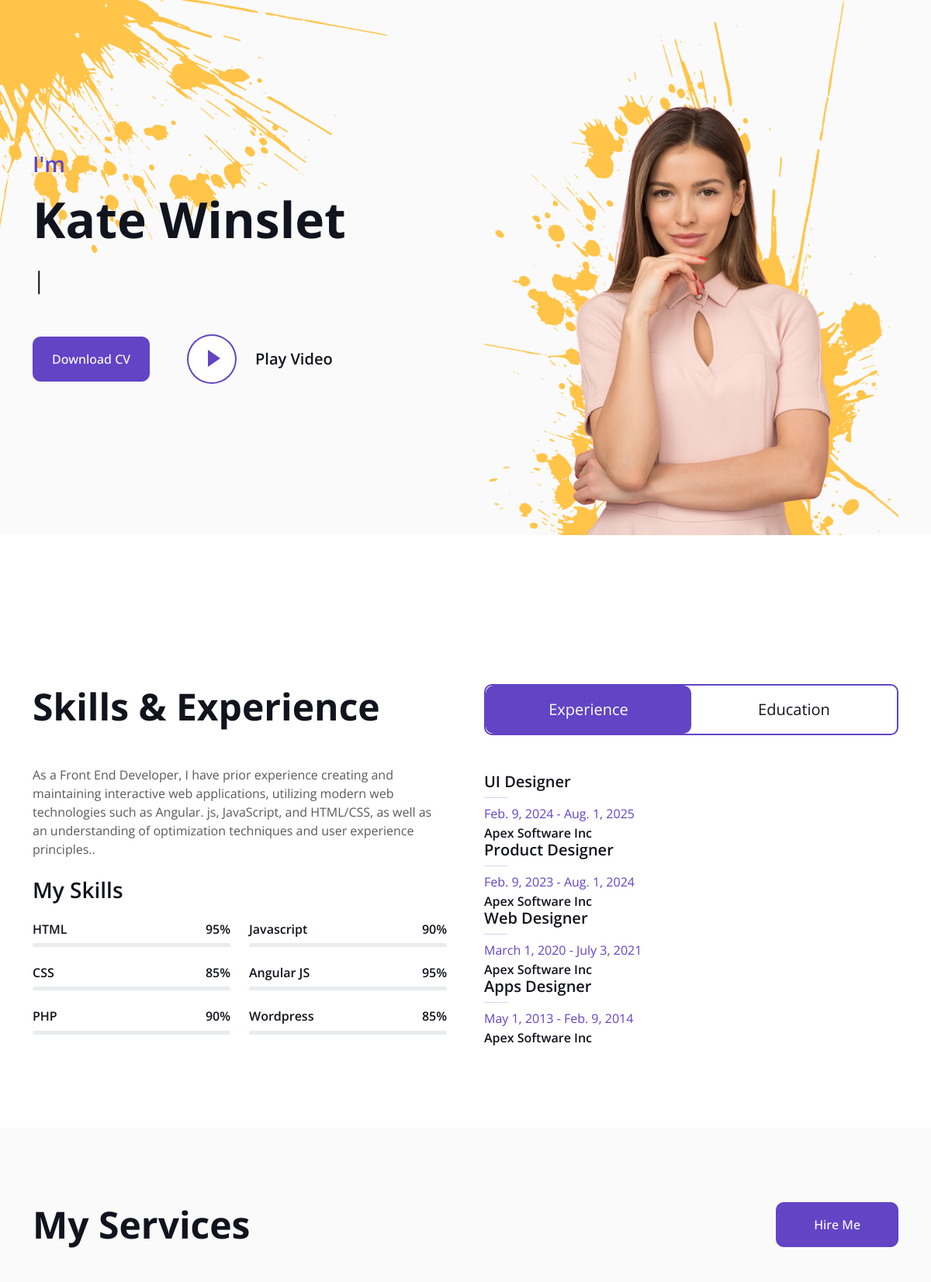
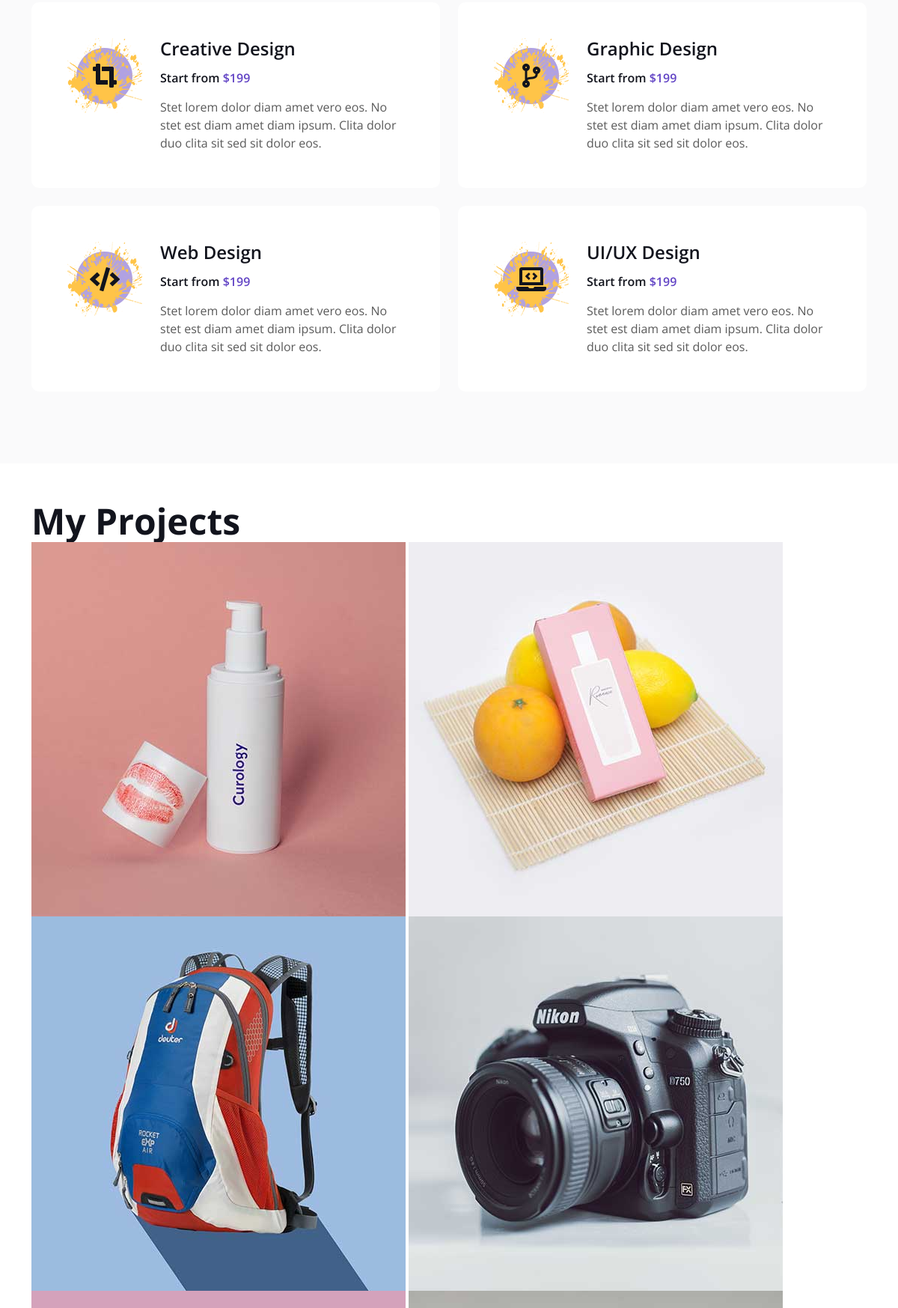
The page / (upper part) on the database its author committed (2 pictures, top to bottom).
### port_app/models.py (models this page shows, shortened)
class UserProfile(models.Model):
    username = models.CharField(max_length=200,blank=True)
    biography = models.TextField(blank=True)
    contact_email = models.EmailField(max_length=255, blank=True)
    phone_number = models.CharField(max_length=20, blank=True)
    skills = models.TextField(blank=True)

class WorkExperience(models.Model):
    company = models.CharField(max_length=100)
    position = models.CharField(max_length=100)
    start_date = models.DateField()
    end_date = models.DateField(blank=True, null=True)
    description = models.TextField()

class Image_Add(models.Model):
    image = models.ImageField(upload_to="pictures")

### port_app/views.py (the view)
# urls.py: path('', views.portfolio_showcase, name='index_page'),
def portfolio_showcase(request):
    users = UserProfile.objects.all()
    project = Project.objects.all()
    certification = Certification.objects.all()
    experience = WorkExperience.objects.all()
    pic = Image_Add.objects.all()
    education = Education.objects.all()
    return render(request, 'index.html', {'users': users, 'project': project, 'certification': certification, 'experience': experience, 'pic': pic, 'education': education})

### templates/index.html (shortened to what this page needs)
<!DOCTYPE html>
{% load static %}
<html lang="en">
<head>
    <link href="https://cdnjs.cloudflare.com/ajax/libs/font-awesome/5.10.0/css/all.min.css" rel="stylesheet">
    <link href="https://cdn.jsdelivr.net/npm/bootstrap-icons@1.4.1/font/bootstrap-icons.css" rel="stylesheet">
    <link href=" {% static 'assets/lib1/animate/animate.min.css' %}" rel="stylesheet">
    <link href="{% static 'assets/lib1/lightbox/css/lightbox.min.css' %}" rel="stylesheet">
    <link href="{% static 'assets/lib1/owlcarousel/assets/owl.carousel.min.css' %}" rel="stylesheet">
    <link href="{% static 'assets/css1/bootstrap.min.css' %}" rel="stylesheet">
    <link href="{% static 'assets/css1/style.css' %}" rel="stylesheet">
</head>
<body data-bs-spy="scroll" data-bs-target=".navbar" data-bs-offset="51">
    <div class="container-fluid bg-light my-6 mt-0" id="home">
        <div class="container">
            <div class="row g-5 align-items-center">
                <div class="col-lg-6 py-6 pb-0 pt-lg-0">
                    {% for users in users %}
                    <h3 class="text-primary mb-3">I'm</h3>
                    <h1 class="display-3 mb-3">{{ users.username }}</h1>
                    {% endfor %}
                    <div class="d-flex align-items-center pt-5">
                        <a href="" class="btn btn-primary py-3 px-4 me-5">Download CV</a>
                        <button type="button" class="btn-play" data-bs-toggle="modal"
                            data-src="https://www.youtube.com/embed/DWRcNpR6Kdc" data-bs-target="#videoModal">
                            <span></span>
                        </button>
                        <h5 class="ms-4 mb-0 d-none d-sm-block">Play Video</h5>
                    </div>
                </div>
                <div class="col-lg-6">
                    <img class="img-fluid" src="{% static 'assets/img1/profile.png' %}" alt="">
                </div>
            </div>
        </div>
    </div>
    <div class="container-xxl py-6 pb-5" id="skill">
        <div class="container">
            <div class="row g-5">
                <div class="col-lg-6 wow fadeInUp" data-wow-delay="0.1s">
                    <h1 class="display-5 mb-5">Skills & Experience</h1>
                    <p class="mb-4">As a Front End Developer, I have prior experience creating and maintaining interactive web applications,
                        utilizing modern web technologies such as Angular. js, JavaScript, and HTML/CSS, as well as an understanding of optimization
                        techniques and user experience principles..</p>
                    <h3 class="mb-4">My Skills</h3>
                    <div class="row align-items-center">
                        <div class="col-md-6">
                            <div class="skill mb-4">
                                <div class="d-flex justify-content-between">
                                    <h6 class="font-weight-bold">HTML</h6>
                                    <h6 class="font-weight-bold">95%</h6>
                                </div>
                                <div class="progress">
                                </div>
                            </div>
                            <div class="skill mb-4">
                                <div class="d-flex justify-content-between">
                                    <h6 class="font-weight-bold">CSS</h6>
                                    <h6 class="font-weight-bold">85%</h6>
                                </div>
                                <div class="progress">
                                </div>
                            </div>
                            <div class="skill mb-4">
                                <div class="d-flex justify-content-between">
                                    <h6 class="font-weight-bold">PHP</h6>
                                    <h6 class="font-weight-bold">90%</h6>
                                </div>
                                <div class="progress">
                                </div>
                            </div>
                        </div>
                        <div class="col-md-6">
                            <div class="skill mb-4">
                                <div class="d-flex justify-content-between">
                                    <h6 class="font-weight-bold">Javascript</h6>
                                    <h6 class="font-weight-bold">90%</h6>
                                </div>
                                <div class="progress">
                                </div>
                            </div>
                            <div class="skill mb-4">
                                <div class="d-flex justify-content-between">
                                    <h6 class="font-weight-bold">Angular JS</h6>
                                    <h6 class="font-weight-bold">95%</h6>
                                </div>
                                <div class="progress">
                                </div>
                            </div>
                            <div class="skill mb-4">
                                <div class="d-flex justify-content-between">
                                    <h6 class="font-weight-bold">Wordpress</h6>
                                    <h6 class="font-weight-bold">85%</h6>
                                </div>
                                <div class="progress">
                                </div>
                            </div>
                        </div>
                    </div>
                </div>
                <div class="col-lg-6 wow fadeInUp" data-wow-delay="0.5s">
                    <ul class="nav nav-pills rounded border border-2 border-primary mb-5">
                        <li class="nav-item w-50">
                            <button class="nav-link w-100 py-3 fs-5 active" data-bs-toggle="pill" href="#tab-1">Experience</button>
                        </li>
                        <li class="nav-item w-50">
                            <button class="nav-link w-100 py-3 fs-5" data-bs-toggle="pill" href="#tab-2">Education</button>
                        </li>
                    </ul>
                    <div class="tab-content">
                        <div id="tab-1" class="tab-pane fade show p-0 active">
                            <div class="row gy-5 gx-4">
                                <div class="col-sm-6">
                                           {% for experience in experience %}
                                               <h5>{{ experience.position }}</h5>
                                               <hr class="text-primary my-2">
                                               <p class="text-primary mb-1">{{ experience.start_date }} - {{ experience.end_date }}</p>
                                               <h6 class="mb-0"> {{ experience.company }}</h6>
                                           {% endfor %}
                                </div>
                            </div>
                        </div>
                    </div>
                </div>
            </div>
        </div>
    </div>
    <div class="container-fluid bg-light my-5 py-6" id="service">
        <div class="container">
            <div class="row g-5 mb-5 wow fadeInUp" data-wow-delay="0.1s">
                <div class="col-lg-6">
                    <h1 class="display-5 mb-0">My Services</h1>
                </div>
                <div class="col-lg-6 text-lg-end">
                    <a class="btn btn-primary py-3 px-5" href="">Hire Me</a>
                </div>
            </div>
            <div class="row g-4">
                <div class="col-lg-6 wow fadeInUp" data-wow-delay="0.1s">
                    <div class="service-item d-flex flex-column flex-sm-row bg-white rounded h-100 p-4 p-lg-5">
                        <div class="bg-icon flex-shrink-0 mb-3">
                            <i class="fa fa-crop-alt fa-2x text-dark"></i>
                        </div>
                        <div class="ms-sm-4">
                            <h4 class="mb-3">Creative Design</h4>
                            <h6 class="mb-3">Start from <span class="text-primary">$199</span></h6>
                            <span>Stet lorem dolor diam amet vero eos. No stet est diam amet diam ipsum. Clita dolor duo clita sit sed sit dolor eos.</span>
                        </div>
                    </div>
                </div>
                <div class="col-lg-6 wow fadeInUp" data-wow-delay="0.3s">
                    <div class="service-item d-flex flex-column flex-sm-row bg-white rounded h-100 p-4 p-lg-5">
                        <div class="bg-icon flex-shrink-0 mb-3">
                            <i class="fa fa-code-branch fa-2x text-dark"></i>
                        </div>
                        <div class="ms-sm-4">
                            <h4 class="mb-3">Graphic Design</h4>
                            <h6 class="mb-3">Start from <span class="text-primary">$199</span></h6>
                            <span>Stet lorem dolor diam amet vero eos. No stet est diam amet diam ipsum. Clita dolor duo clita sit sed sit dolor eos.</span>
                        </div>
                    </div>
                </div>
                <div class="col-lg-6 wow fadeInUp" data-wow-delay="0.1s">
                    <div class="service-item d-flex flex-column flex-sm-row bg-white rounded h-100 p-4 p-lg-5">
                        <div class="bg-icon flex-shrink-0 mb-3">
                            <i class="fa fa-code fa-2x text-dark"></i>
                        </div>
                        <div class="ms-sm-4">
                            <h4 class="mb-3">Web Design</h4>
                            <h6 class="mb-3">Start from <span class="text-primary">$199</span></h6>
                            <span>Stet lorem dolor diam amet vero eos. No stet est diam amet diam ipsum. Clita dolor duo clita sit sed sit dolor eos.</span>
                        </div>
                    </div>
                </div>
                <div class="col-lg-6 wow fadeInUp" data-wow-delay="0.3s">
                    <div class="service-item d-flex flex-column flex-sm-row bg-white rounded h-100 p-4 p-lg-5">
                        <div class="bg-icon flex-shrink-0 mb-3">
                            <i class="fa fa-laptop-code fa-2x text-dark"></i>
                        </div>
                        <div class="ms-sm-4">
                            <h4 class="mb-3">UI/UX Design</h4>
                            <h6 class="mb-3">Start from <span class="text-primary">$199</span></h6>
                            <span>Stet lorem dolor diam amet vero eos. No stet est diam amet diam ipsum. Clita dolor duo clita sit sed sit dolor eos.</span>
                        </div>
                    </div>
                </div>
            </div>
        </div>
    </div>
<div class="container" id="project">
    <h1 class="display-5 mb-0">My Projects</h1>
    {% for pic in pic %}
    <img class="img-fluid" src="{{ pic.image.url}}" alt="">
    {% endfor %}
</div>
</body>
</html>

### static/assets/css1/style.css (style rules this page uses)
:root { --primary: #6244C5; --secondary: #FFC448; --light: #FAFAFB; --dark: #12141D; }
.my-6 { margin-top: 6rem; margin-bottom: 6rem; }
.py-6 { padding-top: 6rem; padding-bottom: 6rem; }
.btn { font-weight: 500; transition: .5s; }
.btn.btn-primary, .btn.btn-secondary { color: #FFFFFF; }
#home { margin-bottom: 6rem; background: url(../img/bg-header.png) left top no-repeat; }
.btn-play { position: relative; display: block; box-sizing: content-box; width: 16px; height: 26px; border-radius: 100%; border: none; outline: none !important; padding: 18px 20px 20px 28px; background: var(--primary); }
.btn-play:before { content: ""; position: absolute; z-index: 0; left: 50%; top: 50%; transform: translateX(-50%) translateY(-50%); display: block; width: 60px; height: 60px; background: var(--primary); border-radius: 100%; animation: pulse-border 1500ms ease-out infinite; }
.btn-play:after { content: ""; position: absolute; z-index: 1; left: 50%; top: 50%; transform: translateX(-50%) translateY(-50%); display: block; width: 60px; height: 60px; background: #FFFFFF; border-radius: 100%; transition: all 200ms; }
.btn-play span { display: block; position: relative; z-index: 3; width: 0; height: 0; left: -1px; border-left: 16px solid var(--primary); border-top: 11px solid transparent; border-bottom: 11px solid transparent; }
#skill .progress { height: 5px; border-radius: 5px; }
#skill .nav-pills .nav-link { color: var(--dark); }
#skill .nav-pills .nav-link.active { color: #FFFFFF; }
#skill .tab-content hr { width: 30px; }
.service-item .bg-icon { width: 100px; height: 100px; display: flex; align-items: center; justify-content: center; background: url(../img/bg-icon.png) center center no-repeat; background-size: cover; }

### rows shown on the page
UserProfile: username "Kate Winslet"
WorkExperience: position "UI Designer", start_date "Feb. 9, 2024", end_date "Aug. 1, 2025", company "Apex Software Inc"
WorkExperience: position "Product Designer", start_date "Feb. 9, 2023", end_date "Aug. 1, 2024", company "Apex Software Inc"
WorkExperience: position "Web Designer", start_date "March 1, 2020", end_date "July 3, 2021", company "Apex Software Inc"
WorkExperience: position "Apps Designer", start_date "May 1, 2013", end_date "Feb. 9, 2014", company "Apex Software Inc"
Image_Add: image (picture)
Image_Add: image (picture)
Image_Add: image (picture)
Image_Add: image (picture)
Image_Add: image (picture)
Image_Add: image (picture)
